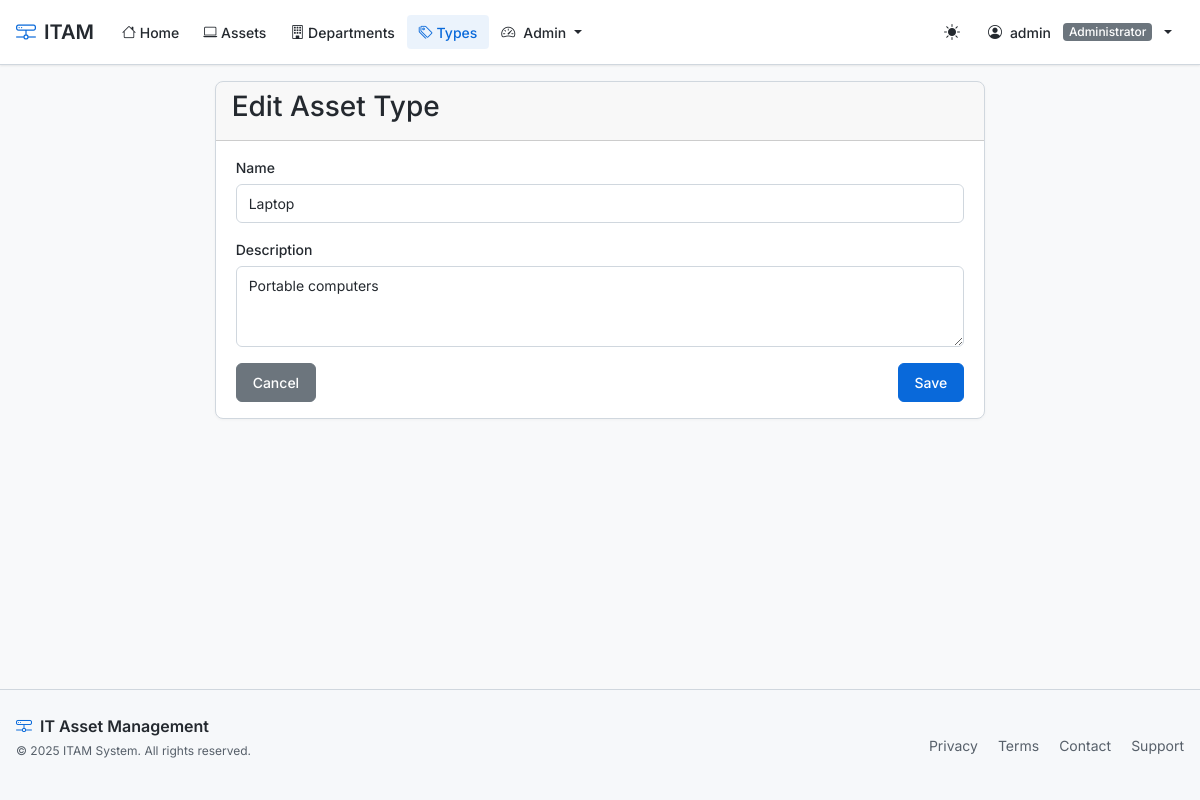
Page /asset_types/1/edit (signed in) on the committed database.
### app/models/models.py (models this page shows, shortened)
class User(UserMixin, db.Model):
    __tablename__ = 'users'
    id = db.Column(db.Integer, primary_key=True)
    username = db.Column(db.String(64), unique=True, index=True)
    email = db.Column(db.String(120), unique=True, index=True)
    password_hash = db.Column(db.String(128))
    role_id = db.Column(db.Integer, db.ForeignKey('roles.id'))
    is_admin = db.Column(db.Boolean, default=False)
    is_active = db.Column(db.Boolean, default=True)
    last_login = db.Column(db.DateTime, default=datetime.utcnow)
    created_at = db.Column(db.DateTime, default=datetime.utcnow)
    @property
    def password(self):
        raise AttributeError('password is not a readable attribute')
    def can(self, perm):
        return self.role is not None and self.role.has_permission(perm)
    def is_administrator(self):
        return self.can(Permission.ADMIN)

class Role(db.Model):
    __tablename__ = 'roles'
    id = db.Column(db.Integer, primary_key=True)
    name = db.Column(db.String(64), unique=True)
    default = db.Column(db.Boolean, default=False, index=True)
    permissions = db.Column(db.Integer)
    users = db.relationship('User', backref='role', lazy='dynamic')
    def has_permission(self, perm):
        return self.permissions & perm == perm

class AssetType(db.Model):
    __tablename__ = 'asset_types'
    id = db.Column(db.Integer, primary_key=True)
    name = db.Column(db.String(64), unique=True)
    description = db.Column(db.Text)
    created_at = db.Column(db.DateTime, default=datetime.utcnow)
    assets = db.relationship('Asset', backref='type', lazy='dynamic', foreign_keys='Asset.asset_type_id')

### app/routes/main.py (the view)
@main_bp.route('/asset_types/<int:id>/edit', methods=['GET', 'POST'])
@login_required
@permission_required(Permission.EDIT)
def edit_asset_type(id):
    asset_type = AssetType.query.get_or_404(id)
    form = AssetTypeForm(obj=asset_type)
    if form.validate_on_submit():
        asset_type.name = form.name.data
        asset_type.description = form.description.data
        db.session.commit()
        flash('Asset Type updated successfully!', 'success')
        return redirect(url_for('main.asset_types'))
    return render_template('asset_types/form.html', title='Edit Asset Type', form=form)

### app/forms/forms.py
class AssetTypeForm(FlaskForm):
    name = StringField('Name', validators=[DataRequired(), Length(max=64)])
    description = TextAreaField('Description')
    submit = SubmitField('Save')

### app/models/models.py (called while the page is built)
@login_manager.user_loader
def load_user(user_id):
    return User.query.get(int(user_id))

### app/templates/asset_types/form.html (shortened to what this page needs)
{% extends "base.html" %}
{% block content %}
<div class="row">
    <div class="col-md-8 offset-md-2">
        <div class="card">
            <div class="card-header">
                <h3>{{ title }}</h3>
            </div>
            <div class="card-body">
                <form method="POST">
                    <div class="mb-3">
                        {{ form.name.label(class="form-label") }}
                        {{ form.name(class="form-control") }}
                    </div>
                    <div class="mb-3">
                        {{ form.description.label(class="form-label") }}
                        {{ form.description(class="form-control", rows=3) }}
                    </div>
                    <div class="d-flex justify-content-between">
                        <a href="{{ url_for('main.asset_types') }}" class="btn btn-secondary">Cancel</a>
                        {{ form.submit(class="btn btn-primary") }}
                    </div>
                </form>
            </div>
        </div>
    </div>
</div>
{% endblock %}

### app/templates/base.html (shortened to what this page needs)
<!DOCTYPE html>
<html lang="en">
<head>
    <link href="https://cdn.jsdelivr.net/npm/bootstrap@5.3.2/dist/css/bootstrap.min.css" rel="stylesheet">
    <link rel="stylesheet" href="https://cdn.jsdelivr.net/npm/bootstrap-icons@1.11.1/font/bootstrap-icons.css">
    <link rel="stylesheet" href="{{ url_for('static', filename='css/style.css') }}">
</head>
<body>
    <header>
        <nav class="navbar navbar-expand-lg">
            <div class="container">
                <a class="navbar-brand" href="{{ url_for('main.index') }}">
                    <i class="bi bi-hdd-network"></i>
                    ITAM
                </a>
                <div class="collapse navbar-collapse" id="navbarNav">
                    <ul class="navbar-nav me-auto">
                        <li class="nav-item">
                            <a class="nav-link {% if request.path == url_for('main.index') %}active{% endif %}" href="{{ url_for('main.index') }}">
                                <i class="bi bi-house"></i> Home
                            </a>
                        </li>
                        {% if current_user.is_authenticated and current_user.can(Permission.VIEW) %}
                        <li class="nav-item">
                            <a class="nav-link {% if request.path.startswith('/assets') %}active{% endif %}" href="{{ url_for('main.assets') }}">
                                <i class="bi bi-laptop"></i> Assets
                            </a>
                        </li>
                        <li class="nav-item">
                            <a class="nav-link {% if request.path.startswith('/departments') %}active{% endif %}" href="{{ url_for('main.departments') }}">
                                <i class="bi bi-building"></i> Departments
                            </a>
                        </li>
                        <li class="nav-item">
                            <a class="nav-link {% if request.path.startswith('/asset_types') %}active{% endif %}" href="{{ url_for('main.asset_types') }}">
                                <i class="bi bi-tags"></i> Types
                            </a>
                        </li>
                        {% endif %}
                        {% if current_user.is_authenticated and current_user.is_administrator() %}
                        <li class="nav-item dropdown">
                            <a class="nav-link dropdown-toggle" href="#" role="button" data-bs-toggle="dropdown">
                                <i class="bi bi-speedometer2 me-2"></i>Admin
                            </a>
                        </li>
                        {% endif %}
                    </ul>
                    <ul class="navbar-nav align-items-center">
                        <li class="nav-item me-2">
                            <button class="theme-toggle" id="theme-toggle" aria-label="Toggle theme">
                                <i class="bi bi-sun-fill"></i>
                            </button>
                        </li>
                        {% if current_user.is_authenticated %}
                        <li class="nav-item dropdown">
                            <a class="nav-link dropdown-toggle d-flex align-items-center gap-2" href="#" id="userDropdown" role="button" data-bs-toggle="dropdown">
                                <i class="bi bi-person-circle"></i>
                                <span>{{ current_user.username }}</span>
                                {% if current_user.role %}
                                <span class="badge bg-secondary ms-1">{{ current_user.role.name }}</span>
                                {% endif %}
                            </a>
                        </li>
                        {% endif %}
                    </ul>
                </div>
            </div>
        </nav>
    </header>
    <main class="container mt-3">
        {% block content %}{% endblock %}
    </main>
    <footer class="footer">
        <div class="container">
            <div class="footer-content">
                <div>
                    <div class="footer-brand">
                        <i class="bi bi-hdd-network"></i>
                        IT Asset Management
                    </div>
                    <p class="copyright mt-1">© 2025 ITAM System. All rights reserved.</p>
                </div>
                <div class="footer-links">
                    <a href="#" class="footer-link">Privacy</a>
                    <a href="#" class="footer-link">Terms</a>
                    <a href="#" class="footer-link">Contact</a>
                    <a href="#" class="footer-link">Support</a>
                </div>
            </div>
        </div>
    </footer>
</body>
</html>

### rows in the picture
User: username "admin"
Role: role.name "Administrator"
AssetType: name "Laptop", description "Portable computers"

### other values in the picture
{{ title }} "Edit Asset Type"
